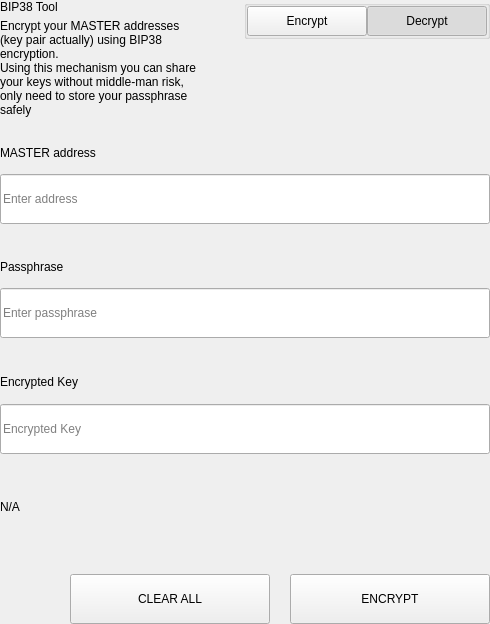
<?xml version="1.0" encoding="UTF-8"?>
<ui version="4.0">
 <class>SettingsBitToolWidget</class>
 <widget class="QWidget" name="SettingsBitToolWidget">
  <property name="geometry">
   <rect>
    <x>0</x>
    <y>0</y>
    <width>490</width>
    <height>624</height>
   </rect>
  </property>
  <property name="windowTitle">
   <string>Form</string>
  </property>
  <layout class="QVBoxLayout" name="verticalLayout">
   <property name="spacing">
    <number>0</number>
   </property>
   <property name="leftMargin">
    <number>0</number>
   </property>
   <property name="topMargin">
    <number>0</number>
   </property>
   <property name="rightMargin">
    <number>0</number>
   </property>
   <property name="bottomMargin">
    <number>0</number>
   </property>
   <item>
    <widget class="QWidget" name="left" native="true">
     <layout class="QVBoxLayout" name="verticalLayout_3">
      <property name="leftMargin">
       <number>0</number>
      </property>
      <property name="topMargin">
       <number>0</number>
      </property>
      <property name="rightMargin">
       <number>0</number>
      </property>
      <property name="bottomMargin">
       <number>0</number>
      </property>
      <item>
       <layout class="QVBoxLayout" name="verticalLayout_2">
        <property name="spacing">
         <number>0</number>
        </property>
        <item>
         <layout class="QHBoxLayout" name="horizontalLayout_3" stretch="3,1">
          <property name="spacing">
           <number>40</number>
          </property>
          <item>
           <layout class="QVBoxLayout" name="verticalLayoutTitle">
            <property name="spacing">
             <number>5</number>
            </property>
            <item>
             <widget class="QLabel" name="labelTitle">
              <property name="text">
               <string>BIP38 Tool</string>
              </property>
             </widget>
            </item>
            <item>
             <widget class="QLabel" name="labelSubtitle1">
              <property name="text">
               <string>Encrypt your MASTER addresses (key pair actually) using BIP38 encryption.
Using this mechanism you can share your keys without middle-man risk, only need to store your passphrase safely</string>
              </property>
              <property name="wordWrap">
               <bool>true</bool>
              </property>
             </widget>
            </item>
           </layout>
          </item>
          <item alignment="Qt::AlignTop">
           <widget class="QGroupBox" name="groupBox">
            <property name="title">
             <string/>
            </property>
            <property name="alignment">
             <set>Qt::AlignLeading|Qt::AlignLeft|Qt::AlignTop</set>
            </property>
            <layout class="QHBoxLayout" name="horizontalLayout_4">
             <property name="spacing">
              <number>0</number>
             </property>
             <property name="leftMargin">
              <number>0</number>
             </property>
             <property name="topMargin">
              <number>0</number>
             </property>
             <property name="rightMargin">
              <number>0</number>
             </property>
             <property name="bottomMargin">
              <number>0</number>
             </property>
             <item>
              <spacer name="horizontalSpacer">
               <property name="orientation">
                <enum>Qt::Horizontal</enum>
               </property>
               <property name="sizeHint" stdset="0">
                <size>
                 <width>40</width>
                 <height>20</height>
                </size>
               </property>
              </spacer>
             </item>
             <item>
              <widget class="QPushButton" name="pushLeft">
               <property name="minimumSize">
                <size>
                 <width>120</width>
                 <height>30</height>
                </size>
               </property>
               <property name="maximumSize">
                <size>
                 <width>120</width>
                 <height>30</height>
                </size>
               </property>
               <property name="focusPolicy">
                <enum>Qt::NoFocus</enum>
               </property>
               <property name="text">
                <string>Encrypt</string>
               </property>
               <property name="checkable">
                <bool>true</bool>
               </property>
               <property name="autoExclusive">
                <bool>true</bool>
               </property>
              </widget>
             </item>
             <item>
              <widget class="QPushButton" name="pushRight">
               <property name="minimumSize">
                <size>
                 <width>120</width>
                 <height>30</height>
                </size>
               </property>
               <property name="maximumSize">
                <size>
                 <width>120</width>
                 <height>30</height>
                </size>
               </property>
               <property name="focusPolicy">
                <enum>Qt::NoFocus</enum>
               </property>
               <property name="text">
                <string>Decrypt</string>
               </property>
               <property name="checkable">
                <bool>true</bool>
               </property>
               <property name="checked">
                <bool>true</bool>
               </property>
               <property name="autoExclusive">
                <bool>true</bool>
               </property>
              </widget>
             </item>
            </layout>
           </widget>
          </item>
         </layout>
        </item>
        <item>
         <widget class="QStackedWidget" name="stackedWidget">
          <property name="currentIndex">
           <number>1</number>
          </property>
          <widget class="QWidget" name="pageDecrypt">
           <layout class="QVBoxLayout" name="verticalLayout_5">
            <property name="spacing">
             <number>0</number>
            </property>
            <property name="leftMargin">
             <number>0</number>
            </property>
            <property name="topMargin">
             <number>0</number>
            </property>
            <property name="rightMargin">
             <number>0</number>
            </property>
            <property name="bottomMargin">
             <number>0</number>
            </property>
            <item>
             <widget class="QWidget" name="widget" native="true">
              <property name="minimumSize">
               <size>
                <width>0</width>
                <height>100</height>
               </size>
              </property>
              <layout class="QVBoxLayout" name="verticalLayout_4">
               <property name="spacing">
                <number>0</number>
               </property>
               <property name="leftMargin">
                <number>0</number>
               </property>
               <property name="topMargin">
                <number>0</number>
               </property>
               <property name="rightMargin">
                <number>0</number>
               </property>
               <property name="bottomMargin">
                <number>0</number>
               </property>
               <item>
                <spacer name="verticalSpacer_2">
                 <property name="orientation">
                  <enum>Qt::Vertical</enum>
                 </property>
                 <property name="sizeType">
                  <enum>QSizePolicy::Fixed</enum>
                 </property>
                 <property name="sizeHint" stdset="0">
                  <size>
                   <width>20</width>
                   <height>20</height>
                  </size>
                 </property>
                </spacer>
               </item>
               <item>
                <layout class="QHBoxLayout" name="horizontalLayout_6" stretch="2">
                 <property name="spacing">
                  <number>0</number>
                 </property>
                 <item>
                  <layout class="QVBoxLayout" name="verticalLayout_7">
                   <property name="spacing">
                    <number>9</number>
                   </property>
                   <item>
                    <widget class="QLabel" name="labelSubtitleKey">
                     <property name="minimumSize">
                      <size>
                       <width>0</width>
                       <height>20</height>
                      </size>
                     </property>
                     <property name="maximumSize">
                      <size>
                       <width>16777215</width>
                       <height>20</height>
                      </size>
                     </property>
                     <property name="text">
                      <string>Encrypted key</string>
                     </property>
                    </widget>
                   </item>
                   <item>
                    <widget class="QLineEdit" name="lineEditKey">
                     <property name="minimumSize">
                      <size>
                       <width>0</width>
                       <height>50</height>
                      </size>
                     </property>
                     <property name="maximumSize">
                      <size>
                       <width>16777215</width>
                       <height>50</height>
                      </size>
                     </property>
                     <property name="placeholderText">
                      <string>Enter a encrypted key</string>
                     </property>
                    </widget>
                   </item>
                  </layout>
                 </item>
                </layout>
               </item>
               <item>
                <spacer name="verticalSpacer_3">
                 <property name="orientation">
                  <enum>Qt::Vertical</enum>
                 </property>
                 <property name="sizeType">
                  <enum>QSizePolicy::Fixed</enum>
                 </property>
                 <property name="sizeHint" stdset="0">
                  <size>
                   <width>20</width>
                   <height>20</height>
                  </size>
                 </property>
                </spacer>
               </item>
               <item>
                <layout class="QVBoxLayout" name="verticalLayout_9">
                 <property name="spacing">
                  <number>9</number>
                 </property>
                 <item>
                  <widget class="QLabel" name="labelSubtitlePassphrase">
                   <property name="maximumSize">
                    <size>
                     <width>16777215</width>
                     <height>20</height>
                    </size>
                   </property>
                   <property name="text">
                    <string>Passphrase</string>
                   </property>
                  </widget>
                 </item>
                 <item>
                  <widget class="QLineEdit" name="lineEditPassphrase">
                   <property name="minimumSize">
                    <size>
                     <width>0</width>
                     <height>50</height>
                    </size>
                   </property>
                   <property name="maximumSize">
                    <size>
                     <width>16777215</width>
                     <height>50</height>
                    </size>
                   </property>
                   <property name="placeholderText">
                    <string>Enter a passphrase</string>
                   </property>
                  </widget>
                 </item>
                </layout>
               </item>
               <item>
                <spacer name="verticalSpacer_4">
                 <property name="orientation">
                  <enum>Qt::Vertical</enum>
                 </property>
                 <property name="sizeType">
                  <enum>QSizePolicy::Fixed</enum>
                 </property>
                 <property name="sizeHint" stdset="0">
                  <size>
                   <width>20</width>
                   <height>20</height>
                  </size>
                 </property>
                </spacer>
               </item>
               <item>
                <widget class="QWidget" name="widget_3" native="true">
                 <property name="sizePolicy">
                  <sizepolicy hsizetype="Preferred" vsizetype="Fixed">
                   <horstretch>0</horstretch>
                   <verstretch>0</verstretch>
                  </sizepolicy>
                 </property>
                 <layout class="QVBoxLayout" name="verticalLayout_10">
                  <property name="spacing">
                   <number>9</number>
                  </property>
                  <property name="leftMargin">
                   <number>0</number>
                  </property>
                  <property name="topMargin">
                   <number>0</number>
                  </property>
                  <property name="rightMargin">
                   <number>0</number>
                  </property>
                  <property name="bottomMargin">
                   <number>0</number>
                  </property>
                  <item>
                   <widget class="QLabel" name="labelSubtitleDecryptResult">
                    <property name="minimumSize">
                     <size>
                      <width>0</width>
                      <height>20</height>
                     </size>
                    </property>
                    <property name="maximumSize">
                     <size>
                      <width>16777215</width>
                      <height>20</height>
                     </size>
                    </property>
                    <property name="text">
                     <string>Decrypted address result</string>
                    </property>
                   </widget>
                  </item>
                  <item>
                   <widget class="QWidget" name="widget_4" native="true">
                    <layout class="QHBoxLayout" name="horizontalLayout" stretch="6,0,1">
                     <property name="spacing">
                      <number>0</number>
                     </property>
                     <property name="leftMargin">
                      <number>0</number>
                     </property>
                     <property name="topMargin">
                      <number>0</number>
                     </property>
                     <property name="rightMargin">
                      <number>0</number>
                     </property>
                     <property name="bottomMargin">
                      <number>0</number>
                     </property>
                     <item alignment="Qt::AlignVCenter">
                      <widget class="QLineEdit" name="lineEditDecryptResult">
                       <property name="minimumSize">
                        <size>
                         <width>0</width>
                         <height>50</height>
                        </size>
                       </property>
                       <property name="maximumSize">
                        <size>
                         <width>16777215</width>
                         <height>50</height>
                        </size>
                       </property>
                       <property name="placeholderText">
                        <string>Decrypted Address</string>
                       </property>
                      </widget>
                     </item>
                     <item>
                      <spacer name="horizontalSpacer_4">
                       <property name="orientation">
                        <enum>Qt::Horizontal</enum>
                       </property>
                       <property name="sizeType">
                        <enum>QSizePolicy::Fixed</enum>
                       </property>
                       <property name="sizeHint" stdset="0">
                        <size>
                         <width>20</width>
                         <height>50</height>
                        </size>
                       </property>
                      </spacer>
                     </item>
                     <item>
                      <widget class="QPushButton" name="pushButtonImport">
                       <property name="minimumSize">
                        <size>
                         <width>140</width>
                         <height>40</height>
                        </size>
                       </property>
                       <property name="text">
                        <string>Import Address</string>
                       </property>
                      </widget>
                     </item>
                    </layout>
                   </widget>
                  </item>
                 </layout>
                </widget>
               </item>
               <item>
                <widget class="QLabel" name="statusLabel_DEC">
                 <property name="maximumSize">
                  <size>
                   <width>16777215</width>
                   <height>40</height>
                  </size>
                 </property>
                 <property name="text">
                  <string/>
                 </property>
                </widget>
               </item>
               <item>
                <spacer name="verticalSpacer">
                 <property name="orientation">
                  <enum>Qt::Vertical</enum>
                 </property>
                 <property name="sizeType">
                  <enum>QSizePolicy::Preferred</enum>
                 </property>
                 <property name="sizeHint" stdset="0">
                  <size>
                   <width>20</width>
                   <height>20</height>
                  </size>
                 </property>
                </spacer>
               </item>
               <item>
                <layout class="QHBoxLayout" name="horizontalLayout_7">
                 <property name="spacing">
                  <number>0</number>
                 </property>
                 <item>
                  <spacer name="horizontalSpacer_5">
                   <property name="orientation">
                    <enum>Qt::Horizontal</enum>
                   </property>
                   <property name="sizeType">
                    <enum>QSizePolicy::Expanding</enum>
                   </property>
                   <property name="sizeHint" stdset="0">
                    <size>
                     <width>40</width>
                     <height>20</height>
                    </size>
                   </property>
                  </spacer>
                 </item>
                 <item>
                  <widget class="QPushButton" name="pushButtonDecryptClear">
                   <property name="minimumSize">
                    <size>
                     <width>200</width>
                     <height>50</height>
                    </size>
                   </property>
                   <property name="maximumSize">
                    <size>
                     <width>200</width>
                     <height>50</height>
                    </size>
                   </property>
                   <property name="text">
                    <string>CLEAR</string>
                   </property>
                  </widget>
                 </item>
                 <item>
                  <spacer name="horizontalSpacer_3">
                   <property name="orientation">
                    <enum>Qt::Horizontal</enum>
                   </property>
                   <property name="sizeType">
                    <enum>QSizePolicy::Fixed</enum>
                   </property>
                   <property name="sizeHint" stdset="0">
                    <size>
                     <width>20</width>
                     <height>20</height>
                    </size>
                   </property>
                  </spacer>
                 </item>
                 <item>
                  <widget class="QPushButton" name="pushButtonDecrypt">
                   <property name="minimumSize">
                    <size>
                     <width>200</width>
                     <height>50</height>
                    </size>
                   </property>
                   <property name="maximumSize">
                    <size>
                     <width>200</width>
                     <height>50</height>
                    </size>
                   </property>
                   <property name="text">
                    <string>DECRYPT KEY</string>
                   </property>
                  </widget>
                 </item>
                </layout>
               </item>
              </layout>
             </widget>
            </item>
           </layout>
          </widget>
          <widget class="QWidget" name="pageEncrypt">
           <layout class="QVBoxLayout" name="verticalLayout_11">
            <property name="spacing">
             <number>0</number>
            </property>
            <property name="leftMargin">
             <number>0</number>
            </property>
            <property name="topMargin">
             <number>0</number>
            </property>
            <property name="rightMargin">
             <number>0</number>
            </property>
            <property name="bottomMargin">
             <number>0</number>
            </property>
            <item>
             <spacer name="verticalSpacer_8">
              <property name="orientation">
               <enum>Qt::Vertical</enum>
              </property>
              <property name="sizeType">
               <enum>QSizePolicy::Fixed</enum>
              </property>
              <property name="sizeHint" stdset="0">
               <size>
                <width>20</width>
                <height>20</height>
               </size>
              </property>
             </spacer>
            </item>
            <item>
             <widget class="QWidget" name="containerAddressEnc" native="true">
              <layout class="QVBoxLayout" name="containerAddressEncLayout">
               <property name="spacing">
                <number>5</number>
               </property>
               <property name="leftMargin">
                <number>0</number>
               </property>
               <property name="topMargin">
                <number>0</number>
               </property>
               <property name="rightMargin">
                <number>0</number>
               </property>
               <property name="bottomMargin">
                <number>0</number>
               </property>
               <item>
                <widget class="QLabel" name="labelSubtitleAddress">
                 <property name="minimumSize">
                  <size>
                   <width>0</width>
                   <height>20</height>
                  </size>
                 </property>
                 <property name="maximumSize">
                  <size>
                   <width>16777215</width>
                   <height>20</height>
                  </size>
                 </property>
                 <property name="text">
                  <string>MASTER address</string>
                 </property>
                </widget>
               </item>
               <item>
                <widget class="QLineEdit" name="addressIn_ENC">
                 <property name="minimumSize">
                  <size>
                   <width>0</width>
                   <height>50</height>
                  </size>
                 </property>
                 <property name="placeholderText">
                  <string>Enter address</string>
                 </property>
                </widget>
               </item>
              </layout>
             </widget>
            </item>
            <item>
             <spacer name="verticalSpacer_6">
              <property name="orientation">
               <enum>Qt::Vertical</enum>
              </property>
              <property name="sizeType">
               <enum>QSizePolicy::Fixed</enum>
              </property>
              <property name="sizeHint" stdset="0">
               <size>
                <width>20</width>
                <height>20</height>
               </size>
              </property>
             </spacer>
            </item>
            <item>
             <widget class="QWidget" name="containerAddress" native="true">
              <layout class="QHBoxLayout" name="horizontalLayout_9" stretch="2">
               <property name="spacing">
                <number>0</number>
               </property>
               <property name="leftMargin">
                <number>0</number>
               </property>
               <property name="topMargin">
                <number>0</number>
               </property>
               <property name="rightMargin">
                <number>0</number>
               </property>
               <property name="bottomMargin">
                <number>0</number>
               </property>
               <item>
                <layout class="QVBoxLayout" name="verticalLayout_8">
                 <property name="spacing">
                  <number>5</number>
                 </property>
                 <item>
                  <widget class="QLabel" name="labelSubtitleMessage">
                   <property name="minimumSize">
                    <size>
                     <width>0</width>
                     <height>20</height>
                    </size>
                   </property>
                   <property name="maximumSize">
                    <size>
                     <width>16777215</width>
                     <height>20</height>
                    </size>
                   </property>
                   <property name="text">
                    <string>Passphrase</string>
                   </property>
                  </widget>
                 </item>
                 <item>
                  <widget class="QLineEdit" name="passphraseIn_ENC">
                   <property name="minimumSize">
                    <size>
                     <width>0</width>
                     <height>50</height>
                    </size>
                   </property>
                   <property name="maximumSize">
                    <size>
                     <width>16777215</width>
                     <height>50</height>
                    </size>
                   </property>
                   <property name="placeholderText">
                    <string>Enter passphrase</string>
                   </property>
                  </widget>
                 </item>
                </layout>
               </item>
              </layout>
             </widget>
            </item>
            <item>
             <spacer name="verticalSpacer_7">
              <property name="orientation">
               <enum>Qt::Vertical</enum>
              </property>
              <property name="sizeType">
               <enum>QSizePolicy::Fixed</enum>
              </property>
              <property name="sizeHint" stdset="0">
               <size>
                <width>20</width>
                <height>20</height>
               </size>
              </property>
             </spacer>
            </item>
            <item>
             <widget class="QWidget" name="widget_2" native="true">
              <property name="minimumSize">
               <size>
                <width>0</width>
                <height>75</height>
               </size>
              </property>
              <property name="maximumSize">
               <size>
                <width>16777215</width>
                <height>16777215</height>
               </size>
              </property>
              <layout class="QVBoxLayout" name="verticalLayout_6">
               <property name="leftMargin">
                <number>0</number>
               </property>
               <property name="topMargin">
                <number>0</number>
               </property>
               <property name="rightMargin">
                <number>0</number>
               </property>
               <property name="bottomMargin">
                <number>0</number>
               </property>
               <item>
                <widget class="QLabel" name="labelSubtitleEncryptedKey">
                 <property name="minimumSize">
                  <size>
                   <width>0</width>
                   <height>20</height>
                  </size>
                 </property>
                 <property name="maximumSize">
                  <size>
                   <width>16777215</width>
                   <height>20</height>
                  </size>
                 </property>
                 <property name="text">
                  <string>Encrypted Key</string>
                 </property>
                </widget>
               </item>
               <item>
                <widget class="QLineEdit" name="encryptedKeyOut_ENC">
                 <property name="minimumSize">
                  <size>
                   <width>0</width>
                   <height>50</height>
                  </size>
                 </property>
                 <property name="placeholderText">
                  <string>Encrypted Key</string>
                 </property>
                </widget>
               </item>
              </layout>
             </widget>
            </item>
            <item>
             <widget class="QLabel" name="statusLabel_ENC">
              <property name="text">
               <string notr="true">N/A</string>
              </property>
             </widget>
            </item>
            <item>
             <spacer name="verticalSpacer_5">
              <property name="orientation">
               <enum>Qt::Vertical</enum>
              </property>
              <property name="sizeType">
               <enum>QSizePolicy::Fixed</enum>
              </property>
              <property name="sizeHint" stdset="0">
               <size>
                <width>20</width>
                <height>20</height>
               </size>
              </property>
             </spacer>
            </item>
            <item>
             <layout class="QHBoxLayout" name="horizontalLayout_8">
              <property name="spacing">
               <number>0</number>
              </property>
              <item>
               <spacer name="horizontalSpacer_6">
                <property name="orientation">
                 <enum>Qt::Horizontal</enum>
                </property>
                <property name="sizeType">
                 <enum>QSizePolicy::Expanding</enum>
                </property>
                <property name="sizeHint" stdset="0">
                 <size>
                  <width>40</width>
                  <height>20</height>
                 </size>
                </property>
               </spacer>
              </item>
              <item>
               <widget class="QPushButton" name="pushButtonClear">
                <property name="minimumSize">
                 <size>
                  <width>200</width>
                  <height>50</height>
                 </size>
                </property>
                <property name="focusPolicy">
                 <enum>Qt::NoFocus</enum>
                </property>
                <property name="text">
                 <string>CLEAR ALL</string>
                </property>
               </widget>
              </item>
              <item>
               <spacer name="horizontalSpacer_2">
                <property name="orientation">
                 <enum>Qt::Horizontal</enum>
                </property>
                <property name="sizeType">
                 <enum>QSizePolicy::Fixed</enum>
                </property>
                <property name="sizeHint" stdset="0">
                 <size>
                  <width>20</width>
                  <height>20</height>
                 </size>
                </property>
               </spacer>
              </item>
              <item>
               <widget class="QPushButton" name="pushButtonEncrypt">
                <property name="minimumSize">
                 <size>
                  <width>200</width>
                  <height>50</height>
                 </size>
                </property>
                <property name="maximumSize">
                 <size>
                  <width>200</width>
                  <height>50</height>
                 </size>
                </property>
                <property name="focusPolicy">
                 <enum>Qt::NoFocus</enum>
                </property>
                <property name="text">
                 <string>ENCRYPT</string>
                </property>
               </widget>
              </item>
             </layout>
            </item>
           </layout>
          </widget>
         </widget>
        </item>
       </layout>
      </item>
     </layout>
    </widget>
   </item>
  </layout>
 </widget>
 <resources/>
 <connections/>
</ui>
